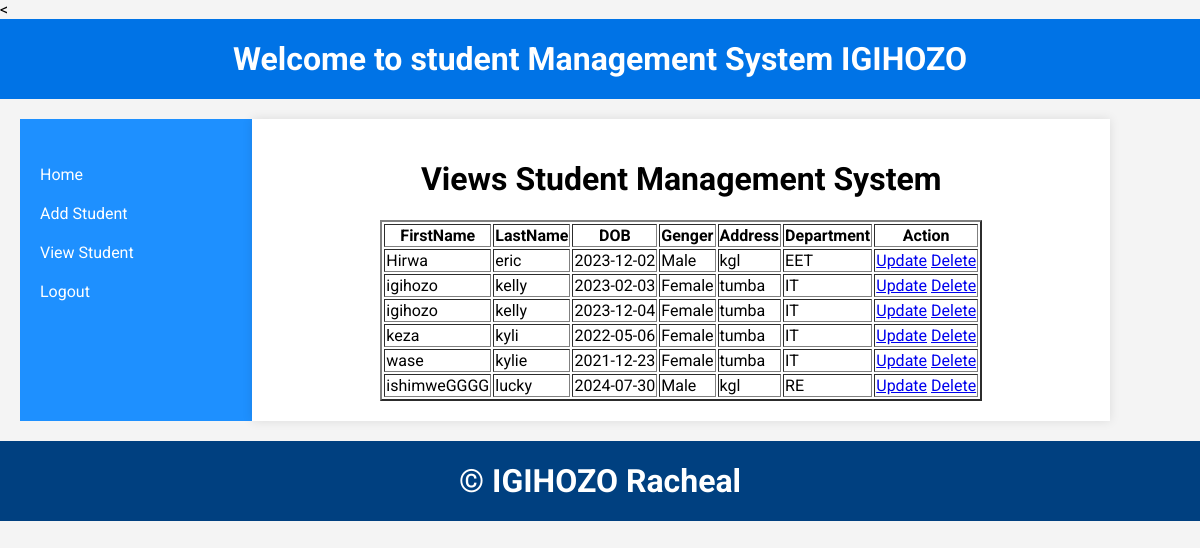
The page /View_student.php (signed in) on the database its author committed.
### tables this page shows
CREATE TABLE `add_student` (
  `id` int(11) NOT NULL,
  `firstname` varchar(50) NOT NULL,
  `lastname` varchar(50) NOT NULL,
  `dob` date NOT NULL,
  `gender` varchar(6) NOT NULL,
  `address` varchar(50) NOT NULL,
  `department` varchar(50) NOT NULL
);

### View_student.php (the view, shortened to what this page needs)
<?php
require 'connection.php';
if (isset($_SESSION['Username'])) {
	$Username=$_SESSION['Username'];
}
?>
<<!DOCTYPE html>
<html>
<head>
</head>
<body>
	<div class="header">
		<center><h1>Welcome to student Management System
        <?php
         echo $Username;
        ?>
  		</h1></center>
	</div>
	<div class="body">
	<div class="nav">
		<ul>
			<li><a href="home.php">Home</a></li>
			<li><a href="Add_Student.php">Add Student</a></li>
				<li><a href="View_student.php">View Student</a></li>
					<li><a href="logout.php">Logout</a></li>
		</ul>
	</div>
	<div class="nav2">
		<center>
			<h1>Views Student Management System</h1>
		<table border="2">
			<tr>
				<th>FirstName</th>
				<th>LastName</th>
				<th>DOB</th>
				<th>Genger</th>
				<th>Address</th>
				<th>Department</th>
				<th colspan="2">Action</th>
			</tr>
			<?php
            $select="SELECT * FROM add_student";
            $query=mysqli_query($conn,$select);
            if (mysqli_fetch_assoc($query)>0) {
            	while ($row=mysqli_fetch_assoc($query)){
            		$firstname=$row['firstname'];
            		$lastname=$row['lastname'];
            		$dob=$row['dob'];
            		$gender=$row['gender'];
            		$address=$row['address'];
            		$department=$row['department'];
			?>
			<tr>
				<td><?php echo $firstname; ?></td>
				<td><?php echo $lastname; ?></td>
				<td><?php echo $dob; ?></td>
				<td><?php echo $gender; ?></td>
				<td><?php echo $address; ?></td>
				<td><?php echo $department; ?></td>
				<td>
					<a href="update.php?id=<?php echo $row['id'] ?>">Update</a>
					<a href="delete.php?id=<?php echo $row['id'] ?>">Delete</a>
				</td>
			</tr>
			<?php
            }
            }
			?>
		</table>
            </center>
	</div>
	</div>
	<div class="footer">
		<center>
			<h1>&copy; IGIHOZO Racheal</h1>
		</center>
	</div>
</body>
</html>

### View_student.php (style rules this page uses)
body { font-family: 'Roboto', sans-serif; margin: 0; padding: 0; background-color: #f4f4f4; }
.header { width: 100%; height: 80px; background-color: #0073e6; color: white; display: flex; align-items: center; justify-content: center; }
.nav { width: 20%; background-color: #1e90ff; color: white; padding: 20px; box-sizing: border-box; float: left; }
.nav ul { list-style-type: none; padding: 0; }
.nav ul li { padding: 10px 0; }
.nav ul li a { color: white; text-decoration: none; display: block; transition: background-color 0.3s; }
.nav2 { width: 74%; background-color: white; padding: 20px; box-sizing: border-box; float: left; box-shadow: 0 0 10px rgba(0, 0, 0, 0.1); }
.body { display: flex; width: 100%; box-sizing: border-box; margin: 0 auto; padding: 20px; }
.footer { width: 100%; height: 80px; background-color: #004080; color: white; display: flex; align-items: center; justify-content: center; position: relative; clear: both; }

### rows shown on the page
add_student: firstname "Hirwa", lastname "eric", dob "2023-12-02", gender "Male", address "kgl", department "EET"
add_student: firstname "igihozo", lastname "kelly", dob "2023-02-03", gender "Female", address "tumba", department "IT"
add_student: firstname "igihozo", lastname "kelly", dob "2023-12-04", gender "Female", address "tumba", department "IT"
add_student: firstname "keza", lastname "kyli", dob "2022-05-06", gender "Female", address "tumba", department "IT"
add_student: firstname "wase", lastname "kylie", dob "2021-12-23", gender "Female", address "tumba", department "IT"
add_student: firstname "ishimweGGGG", lastname "lucky", dob "2024-07-30", gender "Male", address "kgl", department "RE"

### other values the page prints
$Username "IGIHOZO"
